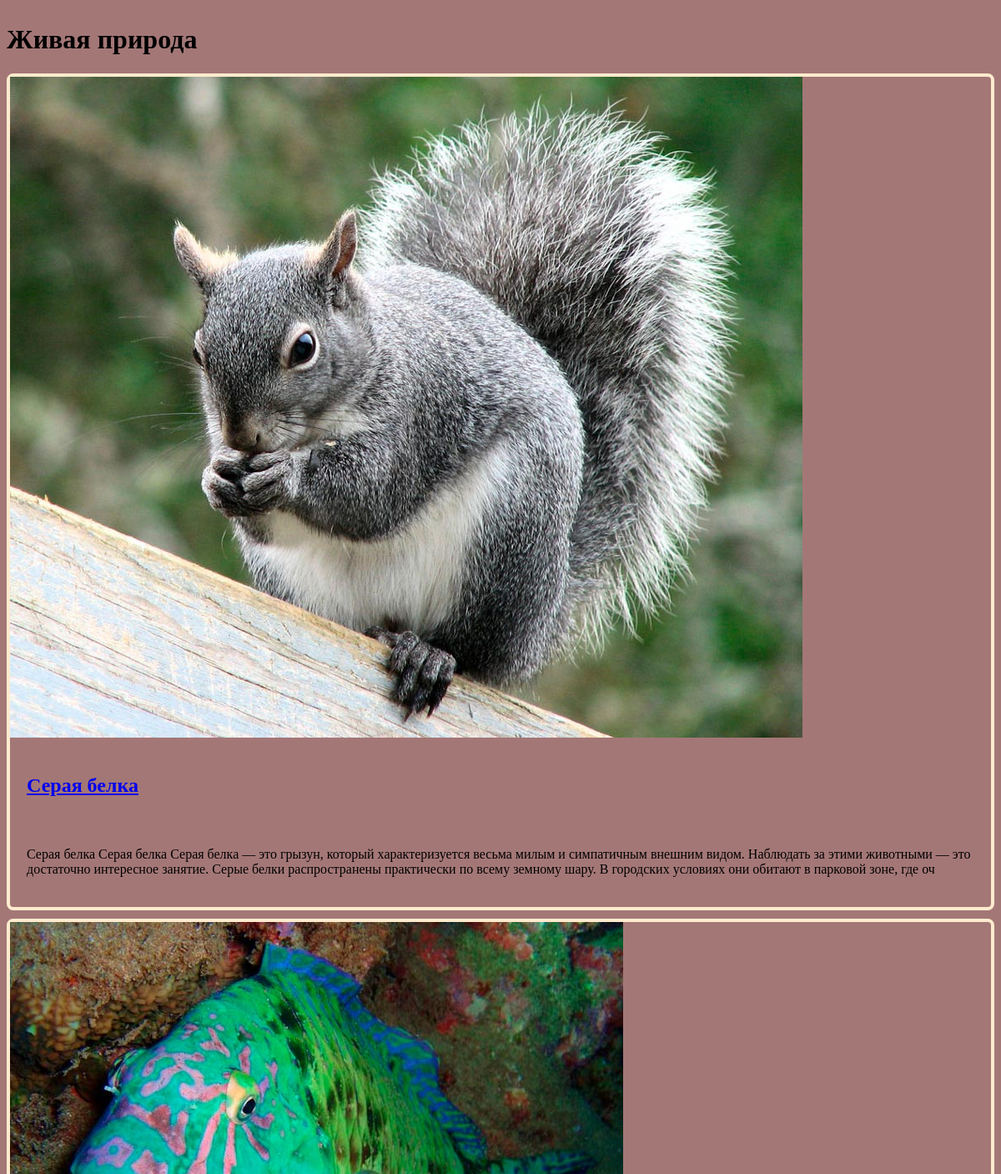
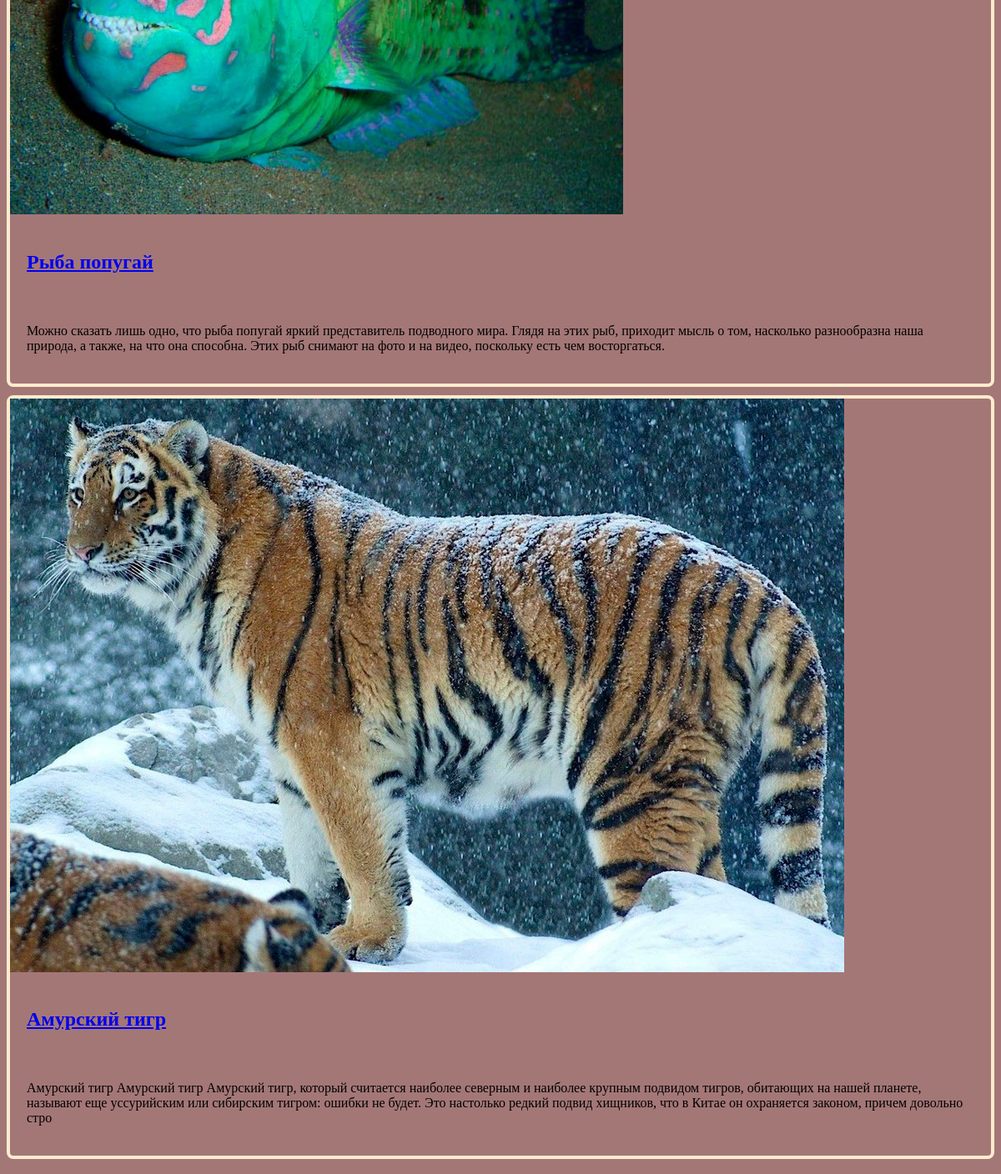
The page / on the database its author committed (2 pictures, top to bottom).
### skills/models.py (models this page shows)
class Skills(models.Model):
    title = models.CharField(max_length=80)
    description = models.CharField(max_length=300)
    image = models.ImageField(upload_to='skills/images/')
    url = models.URLField(blank=True)

### skills/views.py (the view)
# urls.py: 2. Add a URL to urlpatterns:  path('', views.home, name='home')
def home(request):
    items = Skills.objects.all()
    return render(request, 'skills/home.html', {'items': items})

### skills/templates/skills/home.html
{% extends 'skills/base.html' %}
{% block content %}
<h1>Живая природа</h1>
<div class="item">
    {% for item in items %}
        <div class="img">
            <div>
                <img src="{{item.image.url}}" alt="">
                <div class="text">
                    <h2><a href="{{ item.url }}" target="_blank">{{ item.title }}</a></h2>
                    <p>{{item.description}}</p>
                </div>
            </div>
        </div>
    {% endfor %}
</div>
{% endblock %}

### skills/templates/skills/base.html (shortened to what this page needs)
<!DOCTYPE html>
{% load static %}
<html lang="en">
<head>
    <link rel="stylesheet" href="{% static 'css/style.css'%}">
</head>
<body>
    <div class="content">
        <div class="wrap">
            {% block content %}
            {% endblock %}
        </div>
    </div>
</body>
</html>

### skills/static/css/style.css (style rules this page uses)
body { background-color: rgb(164, 119, 119); }
.img { margin: 10 auto; border: blanchedalmond solid 4px; border-radius: 8px; margin-bottom: 10px; }
.wrap { display: flex; flex-wrap: wrap; }
p, h2 { padding: 20px; }

### rows shown on the page
Skills: image (picture), title "Серая белка", description "Серая белка Серая белка Серая белка — это грызун, который характеризуется весьма милым и симпатичным внешним видом. Наблюдать за этими животными — это достаточно интересное занятие. Серые белки распространены практически по всему земному шару. В городских условиях они обитают в парковой зоне, где оч"
Skills: image (picture), title "Рыба попугай", description "Можно сказать лишь одно, что рыба попугай яркий представитель подводного мира. Глядя на этих рыб, приходит мысль о том, насколько разнообразна наша природа, а также, на что она способна. Этих рыб снимают на фото и на видео, поскольку есть чем восторгаться."
Skills: image (picture), title "Амурский тигр", description "Амурский тигр Амурский тигр Амурский тигр, который считается наиболее северным и наиболее крупным подвидом тигров, обитающих на нашей планете, называют еще уссурийским или сибирским тигром: ошибки не будет. Это настолько редкий подвид хищников, что в Китае он охраняется законом, причем довольно стро"
